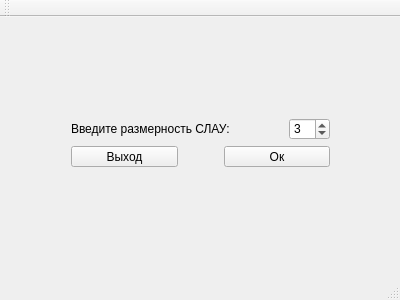
<?xml version="1.0" encoding="UTF-8"?>
<ui version="4.0">
 <class>MainWindow</class>
 <widget class="QMainWindow" name="MainWindow">
  <property name="geometry">
   <rect>
    <x>0</x>
    <y>0</y>
    <width>400</width>
    <height>300</height>
   </rect>
  </property>
  <property name="windowTitle">
   <string>MainWindow</string>
  </property>
  <widget class="QWidget" name="centralWidget">
   <widget class="QWidget" name="layoutWidget">
    <property name="geometry">
     <rect>
      <x>60</x>
      <y>90</y>
      <width>281</width>
      <height>71</height>
     </rect>
    </property>
    <layout class="QVBoxLayout" name="verticalLayout">
     <item>
      <layout class="QHBoxLayout" name="horizontalLayout">
       <item>
        <widget class="QLabel" name="label">
         <property name="text">
          <string>Введите размерность СЛАУ:</string>
         </property>
         <property name="textFormat">
          <enum>Qt::AutoText</enum>
         </property>
         <property name="scaledContents">
          <bool>false</bool>
         </property>
        </widget>
       </item>
       <item>
        <spacer name="horizontalSpacer_2">
         <property name="orientation">
          <enum>Qt::Horizontal</enum>
         </property>
         <property name="sizeHint" stdset="0">
          <size>
           <width>40</width>
           <height>20</height>
          </size>
         </property>
        </spacer>
       </item>
       <item>
        <widget class="QSpinBox" name="spinBox">
         <property name="minimum">
          <number>2</number>
         </property>
         <property name="value">
          <number>3</number>
         </property>
        </widget>
       </item>
      </layout>
     </item>
     <item>
      <layout class="QHBoxLayout" name="horizontalLayout_2">
       <item>
        <widget class="QPushButton" name="pushButton_2">
         <property name="text">
          <string>Выход</string>
         </property>
        </widget>
       </item>
       <item>
        <spacer name="horizontalSpacer">
         <property name="orientation">
          <enum>Qt::Horizontal</enum>
         </property>
         <property name="sizeType">
          <enum>QSizePolicy::Maximum</enum>
         </property>
         <property name="sizeHint" stdset="0">
          <size>
           <width>40</width>
           <height>20</height>
          </size>
         </property>
        </spacer>
       </item>
       <item>
        <widget class="QPushButton" name="pushButton">
         <property name="text">
          <string>Ок</string>
         </property>
        </widget>
       </item>
      </layout>
     </item>
    </layout>
   </widget>
  </widget>
  <widget class="QMenuBar" name="menuBar">
   <property name="geometry">
    <rect>
     <x>0</x>
     <y>0</y>
     <width>400</width>
     <height>22</height>
    </rect>
   </property>
  </widget>
  <widget class="QToolBar" name="mainToolBar">
   <attribute name="toolBarArea">
    <enum>TopToolBarArea</enum>
   </attribute>
   <attribute name="toolBarBreak">
    <bool>false</bool>
   </attribute>
  </widget>
  <widget class="QStatusBar" name="statusBar"/>
 </widget>
 <layoutdefault spacing="6" margin="11"/>
 <resources/>
 <connections/>
</ui>
